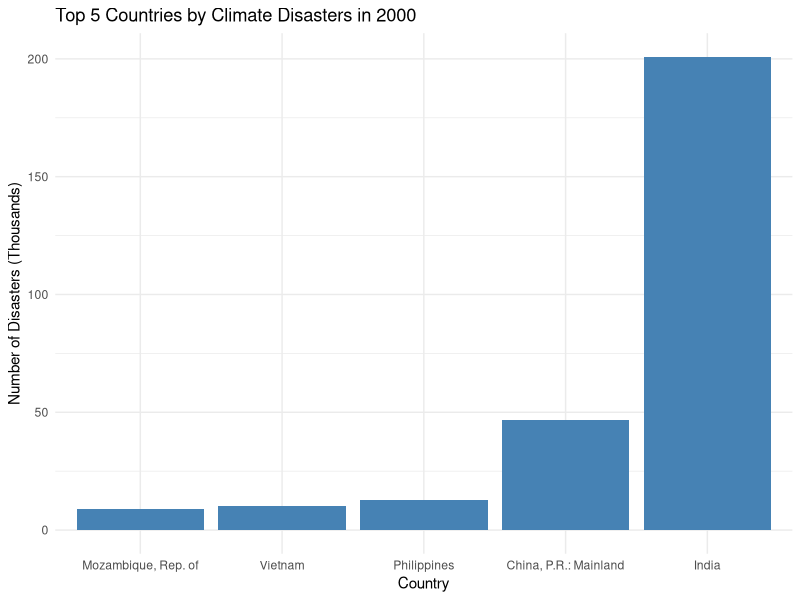

Source code (R):
## ---- chunk 1
library(tidyverse)
## ---- chunk 2
data = read.csv('./data/phys_risks_climate_related_distaster_frequency.csv')
## ---- chunk 3
num_rows = 10
## ---- chunk 4
head(count(data, Country), n = num_rows)
## ---- chunk 5
count(head(data, n = num_rows), Country)
## ---- chunk 6
data %>%
  group_by(Country) %>%                             # multiple entries per country
  summarise(X2000 = sum(X2000, na.rm = TRUE)) %>%   # sum frequencies
  arrange(desc(X2000)) %>%                          # sort by frequency
  slice_head(n = 5) %>%                             # get top 5
  ggplot(aes(x = reorder(Country, X2000), y = X2000 / 1000)) +
  geom_col(fill = "steelblue") +
  scale_y_continuous(labels = function(x) format(x / 1000, scientific = FALSE)) + 
  labs(title = "Top 5 Countries by Climate Disasters in 2000",
       x = "Country",
       y = "Number of Disasters (Thousands)") +
  theme_minimal()
## ---- chunk 7
years = paste0('X', as.character(1980:2024)) # create a range 1980-2024 containing all col names

long_data = pivot_longer(data, years, names_to = 'Year', values_to = 'Frequency')

head(arrange(long_data, desc(Frequency)))
